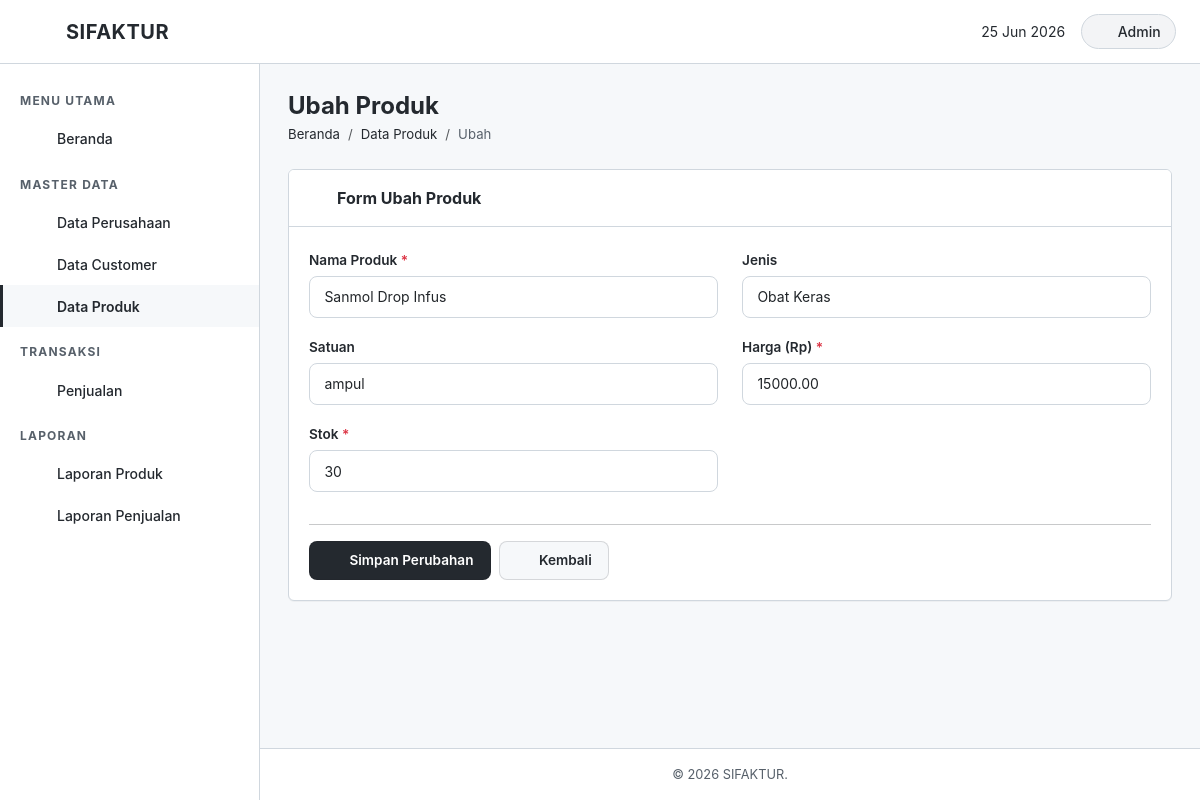
/produk/ubah.php?id=5, run on the app's committed database.
### tables this page shows
CREATE TABLE `produk` (
  `id_produk` int(11) NOT NULL AUTO_INCREMENT,
  `nama_produk` varchar(150) NOT NULL,
  `price` decimal(15,2) NOT NULL DEFAULT 0.00,
  `jenis` varchar(50) DEFAULT NULL,
  `satuan` varchar(20) DEFAULT NULL,
  `stock` int(11) NOT NULL DEFAULT 0,
  PRIMARY KEY (`id_produk`)
);

### produk/ubah.php (the view, shortened to what this page needs)
<?php
require_once dirname(__DIR__) . '/config/koneksi.php';
$id = intval($_GET['id'] ?? 0);
$stmt = $conn->prepare("SELECT * FROM produk WHERE id_produk = ?");
$stmt->bind_param('i', $id);
$stmt->execute();
$data = $stmt->get_result()->fetch_assoc();
include dirname(__DIR__) . '/includes/header.php';
include dirname(__DIR__) . '/includes/sidebar.php';
?>
<div class="page-header">
    <h2><i class="bi bi-pencil-square"></i> Ubah Produk</h2>
    <nav aria-label="breadcrumb">
        <ol class="breadcrumb">
            <li class="breadcrumb-item"><a href="<?php echo $base_url; ?>/index.php">Beranda</a></li>
            <li class="breadcrumb-item"><a href="index.php">Data Produk</a></li>
            <li class="breadcrumb-item active">Ubah</li>
        </ol>
    </nav>
</div>
<div class="content-card">
    <div class="card-header-custom">
        <i class="fa-solid fa-box"></i> Form Ubah Produk
    </div>
    <div class="card-body">
        <form method="POST" action="">
            <div class="row">
                <div class="col-md-6 mb-3">
                    <label for="nama_produk" class="form-label">Nama Produk <span class="text-danger">*</span></label>
                    <input type="text" class="form-control" id="nama_produk" name="nama_produk"
                           pattern="[a-zA-Z\s]+" title="Hanya boleh huruf dan spasi"
                           value="<?php echo htmlspecialchars($data['nama_produk']); ?>" required minlength="2">
                </div>
                <div class="col-md-6 mb-3">
                    <label for="jenis" class="form-label">Jenis</label>
                    <input type="text" class="form-control" id="jenis" name="jenis"
                           value="<?php echo htmlspecialchars($data['jenis'] ?? ''); ?>">
                </div>
                <div class="col-md-6 mb-3">
                    <label for="satuan" class="form-label">Satuan</label>
                    <input type="text" class="form-control" id="satuan" name="satuan"
                           value="<?php echo htmlspecialchars($data['satuan'] ?? ''); ?>"
                           placeholder="Contoh: strip, tablet, ampul">
                </div>
                <div class="col-md-6 mb-3">
                    <label for="price" class="form-label">Harga (Rp) <span class="text-danger">*</span></label>
                    <input type="number" class="form-control" id="price" name="price" step="0.01" min="0"
                           value="<?php echo $data['price']; ?>" required>
                </div>
                <div class="col-md-6 mb-3">
                    <label for="stock" class="form-label">Stok <span class="text-danger">*</span></label>
                    <input type="number" class="form-control" id="stock" name="stock" min="0"
                           value="<?php echo $data['stock']; ?>" required>
                </div>
            </div>
            <hr>
            <div class="d-flex gap-2">
                <button type="submit" class="btn btn-success-custom">
                    <i class="fa-solid fa-check"></i> Simpan Perubahan
                </button>
                <a href="index.php" class="btn btn-secondary">
                    <i class="fa-solid fa-arrow-left"></i> Kembali
                </a>
            </div>
        </form>
    </div>
</div>
<?php include dirname(__DIR__) . '/includes/footer.php'; ?>

### assets/css/style.css (style rules this page uses)
:root { --primary: #24292f; --primary-light: #57606a; --primary-dark: #000000; --accent: #24292f; --accent-light: #d0d7de; --success: #24292f; --warning: #24292f; --danger: #24292f; --info: #24292f; --bg-body: #f6f8fa; --bg-card: #ffffff; --bg-sidebar: #ffffff; --bg-header: #ffffff; --text-dark: #24292f; --text-muted: #57606a; --text-light: #ffffff; --border-color: #d0d7de; --shadow-sm: 0 1px 0 rgba(27,31,36,0.04); --shadow-md: 0 3px 6px rgba(140,148,157,0.14); --shadow-lg: 0 8px 24px rgba(140,148,157,0.14); --radius: 6px; --radius-lg: 6px; --transition: all 0.25s cubic-bezier(0.4, 0, 0.2, 1); --sidebar-width: 260px; --header-height: 64px; --font-family: 'Geist', -apple-system, BlinkMacSystemFont, 'Segoe UI', Helvetica, Arial, sans-serif, 'Apple Color Emoji', 'Segoe UI Emoji'; }
* { margin: 0; padding: 0; box-sizing: border-box; }
body { font-family: var(--font-family); background-color: var(--bg-body); color: var(--text-dark); min-height: 100vh; display: flex; flex-direction: column; overflow-x: hidden; }
a { text-decoration: none; color: inherit; transition: var(--transition); }
.page-header { margin-bottom: 1.5rem; }
.page-header h2 { font-size: 1.5rem; font-weight: 700; color: var(--primary); margin-bottom: 0.25rem; }
.page-header .breadcrumb { background: none; padding: 0; margin: 0; font-size: 0.825rem; }
.page-header .breadcrumb-item a { color: var(--primary); }
.page-header .breadcrumb-item.active { color: var(--text-muted); }
.content-card { background: var(--bg-card); border-radius: var(--radius-lg); box-shadow: var(--shadow-sm); border: 1px solid var(--border-color); margin-bottom: 1.5rem; overflow: hidden; }
.content-card .card-header-custom { background: var(--bg-card); color: var(--text-dark); border-bottom: 1px solid var(--border-color); padding: 1rem 1.25rem; font-weight: 700; font-size: 1rem; display: flex; align-items: center; gap: 0.5rem; }
.content-card .card-header-custom i { color: var(--primary); }
.content-card .card-body { padding: 1.25rem; }
.btn { font-size: 0.85rem; font-weight: 600; border-radius: 0.5rem; padding: 0.5rem 1rem; transition: var(--transition); display: inline-flex; align-items: center; gap: 0.4rem; }
.btn-primary-custom, .btn-success-custom { background: #24292f; color: #ffffff; border: 1px solid rgba(27, 31, 36, 0.15); }
.btn-secondary { background: #f6f8fa; color: #24292f; border: 1px solid rgba(27, 31, 36, 0.15); }
.form-control, .form-select { border: 1.5px solid var(--border-color); border-radius: 0.5rem; padding: 0.6rem 0.9rem; font-size: 0.875rem; transition: var(--transition); }
.form-label { font-weight: 600; font-size: 0.85rem; color: var(--text-dark); margin-bottom: 0.35rem; }

### data on the page
produk: nama_produk "Sanmol Drop Infus", jenis "Obat Keras", satuan "ampul", price "15000.00", stock "30"
